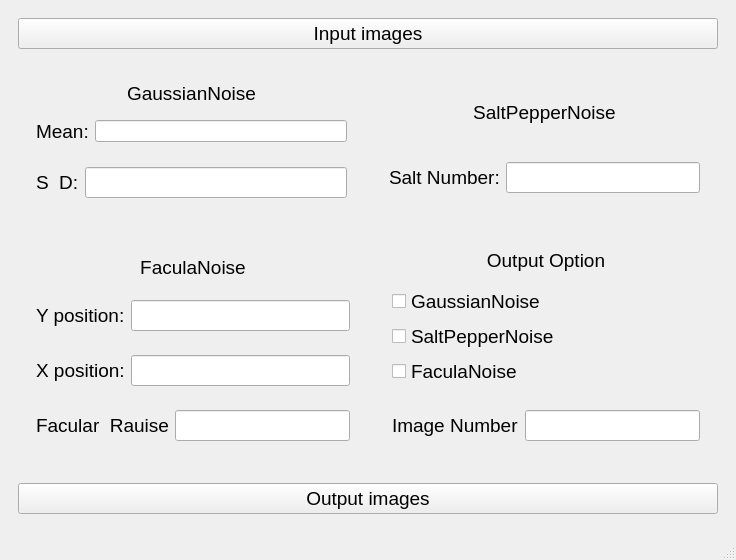
<?xml version="1.0" encoding="UTF-8"?>
<ui version="4.0">
 <class>MainWindow</class>
 <widget class="QMainWindow" name="MainWindow">
  <property name="geometry">
   <rect>
    <x>0</x>
    <y>0</y>
    <width>736</width>
    <height>557</height>
   </rect>
  </property>
  <property name="font">
   <font>
    <pointsize>14</pointsize>
   </font>
  </property>
  <property name="windowTitle">
   <string>MainWindow</string>
  </property>
  <widget class="QWidget" name="centralwidget">
   <layout class="QVBoxLayout" name="verticalLayout_6">
    <item>
     <widget class="QWidget" name="widget_10" native="true">
      <layout class="QHBoxLayout" name="horizontalLayout_7">
       <item>
        <widget class="QPushButton" name="inputImages">
         <property name="text">
          <string>Input images</string>
         </property>
         <property name="iconSize">
          <size>
           <width>19</width>
           <height>19</height>
          </size>
         </property>
        </widget>
       </item>
      </layout>
     </widget>
    </item>
    <item>
     <widget class="QWidget" name="widget_14" native="true">
      <layout class="QHBoxLayout" name="horizontalLayout_9">
       <item>
        <widget class="QWidget" name="widget_3" native="true">
         <property name="font">
          <font>
           <pointsize>14</pointsize>
          </font>
         </property>
         <property name="styleSheet">
          <string notr="true">gridline-color: rgb(0, 0, 0);</string>
         </property>
         <layout class="QVBoxLayout" name="verticalLayout">
          <item>
           <widget class="QLabel" name="label_3">
            <property name="font">
             <font>
              <pointsize>14</pointsize>
             </font>
            </property>
            <property name="layoutDirection">
             <enum>Qt::LeftToRight</enum>
            </property>
            <property name="text">
             <string>GaussianNoise</string>
            </property>
            <property name="alignment">
             <set>Qt::AlignCenter</set>
            </property>
           </widget>
          </item>
          <item>
           <widget class="QWidget" name="widget" native="true">
            <property name="font">
             <font>
              <pointsize>14</pointsize>
             </font>
            </property>
            <layout class="QHBoxLayout" name="horizontalLayout">
             <item>
              <widget class="QLabel" name="label">
               <property name="font">
                <font>
                 <pointsize>14</pointsize>
                </font>
               </property>
               <property name="text">
                <string>Mean:</string>
               </property>
              </widget>
             </item>
             <item>
              <widget class="QLineEdit" name="GussMean">
               <property name="text">
                <string/>
               </property>
              </widget>
             </item>
            </layout>
           </widget>
          </item>
          <item>
           <widget class="QWidget" name="widget_2" native="true">
            <layout class="QHBoxLayout" name="horizontalLayout_2">
             <item>
              <widget class="QLabel" name="GussSD">
               <property name="font">
                <font>
                 <pointsize>14</pointsize>
                </font>
               </property>
               <property name="text">
                <string>S  D:</string>
               </property>
              </widget>
             </item>
             <item>
              <widget class="QLineEdit" name="GussStandard"/>
             </item>
            </layout>
           </widget>
          </item>
         </layout>
        </widget>
       </item>
       <item>
        <widget class="QWidget" name="widget_9" native="true">
         <layout class="QVBoxLayout" name="verticalLayout_3">
          <item>
           <widget class="QLabel" name="label_4">
            <property name="font">
             <font>
              <pointsize>14</pointsize>
             </font>
            </property>
            <property name="text">
             <string>SaltPepperNoise</string>
            </property>
            <property name="alignment">
             <set>Qt::AlignCenter</set>
            </property>
           </widget>
          </item>
          <item>
           <widget class="QWidget" name="widget_4" native="true">
            <layout class="QHBoxLayout" name="horizontalLayout_3">
             <item>
              <widget class="QLabel" name="SaltNum">
               <property name="font">
                <font>
                 <pointsize>14</pointsize>
                </font>
               </property>
               <property name="text">
                <string>Salt Number:</string>
               </property>
              </widget>
             </item>
             <item>
              <widget class="QLineEdit" name="saltNumber"/>
             </item>
            </layout>
           </widget>
          </item>
         </layout>
        </widget>
       </item>
      </layout>
     </widget>
    </item>
    <item>
     <widget class="QWidget" name="widget_15" native="true">
      <layout class="QHBoxLayout" name="horizontalLayout_10">
       <item>
        <widget class="QWidget" name="widget_8" native="true">
         <layout class="QVBoxLayout" name="verticalLayout_2">
          <item>
           <widget class="QLabel" name="label_5">
            <property name="text">
             <string>FaculaNoise</string>
            </property>
            <property name="alignment">
             <set>Qt::AlignCenter</set>
            </property>
           </widget>
          </item>
          <item>
           <widget class="QWidget" name="widget_7" native="true">
            <layout class="QHBoxLayout" name="horizontalLayout_6">
             <item>
              <widget class="QLabel" name="SY">
               <property name="text">
                <string>Y position:</string>
               </property>
              </widget>
             </item>
             <item>
              <widget class="QLineEdit" name="SiteY"/>
             </item>
            </layout>
           </widget>
          </item>
          <item>
           <widget class="QWidget" name="widget_6" native="true">
            <layout class="QHBoxLayout" name="horizontalLayout_5">
             <item>
              <widget class="QLabel" name="SX">
               <property name="text">
                <string>X position:</string>
               </property>
              </widget>
             </item>
             <item>
              <widget class="QLineEdit" name="SiteX"/>
             </item>
            </layout>
           </widget>
          </item>
          <item>
           <widget class="QWidget" name="widget_5" native="true">
            <layout class="QHBoxLayout" name="horizontalLayout_4">
             <item>
              <widget class="QLabel" name="FR">
               <property name="text">
                <string>Facular  Rauise</string>
               </property>
              </widget>
             </item>
             <item>
              <widget class="QLineEdit" name="facularR"/>
             </item>
            </layout>
           </widget>
          </item>
         </layout>
        </widget>
       </item>
       <item>
        <widget class="QWidget" name="widget_13" native="true">
         <layout class="QVBoxLayout" name="verticalLayout_5">
          <item>
           <widget class="QLabel" name="label_6">
            <property name="text">
             <string>Output Option</string>
            </property>
            <property name="alignment">
             <set>Qt::AlignCenter</set>
            </property>
           </widget>
          </item>
          <item>
           <widget class="QWidget" name="widget_12" native="true">
            <layout class="QVBoxLayout" name="verticalLayout_4">
             <item>
              <widget class="QCheckBox" name="GaussianNoise_checkBox">
               <property name="text">
                <string>GaussianNoise</string>
               </property>
              </widget>
             </item>
             <item>
              <widget class="QCheckBox" name="SaltPepperNoise_checkBox">
               <property name="text">
                <string>SaltPepperNoise</string>
               </property>
              </widget>
             </item>
             <item>
              <widget class="QCheckBox" name="FaculaNoise_checkBox">
               <property name="text">
                <string>FaculaNoise</string>
               </property>
              </widget>
             </item>
            </layout>
           </widget>
          </item>
          <item>
           <widget class="QWidget" name="widget_11" native="true">
            <layout class="QHBoxLayout" name="horizontalLayout_8">
             <item>
              <widget class="QLabel" name="label_2">
               <property name="frameShape">
                <enum>QFrame::NoFrame</enum>
               </property>
               <property name="text">
                <string>Image Number</string>
               </property>
              </widget>
             </item>
             <item>
              <widget class="QLineEdit" name="outputImageNum"/>
             </item>
            </layout>
           </widget>
          </item>
         </layout>
        </widget>
       </item>
      </layout>
     </widget>
    </item>
    <item>
     <widget class="QWidget" name="widget_16" native="true">
      <layout class="QHBoxLayout" name="horizontalLayout_11">
       <item>
        <widget class="QPushButton" name="outputImage">
         <property name="text">
          <string>Output images</string>
         </property>
        </widget>
       </item>
      </layout>
     </widget>
    </item>
   </layout>
  </widget>
  <widget class="QStatusBar" name="statusbar"/>
  <action name="OpenAction">
   <property name="text">
    <string>加载图片</string>
   </property>
  </action>
  <action name="actionaddimages">
   <property name="text">
    <string>addimages</string>
   </property>
  </action>
 </widget>
 <resources/>
 <connections/>
</ui>
